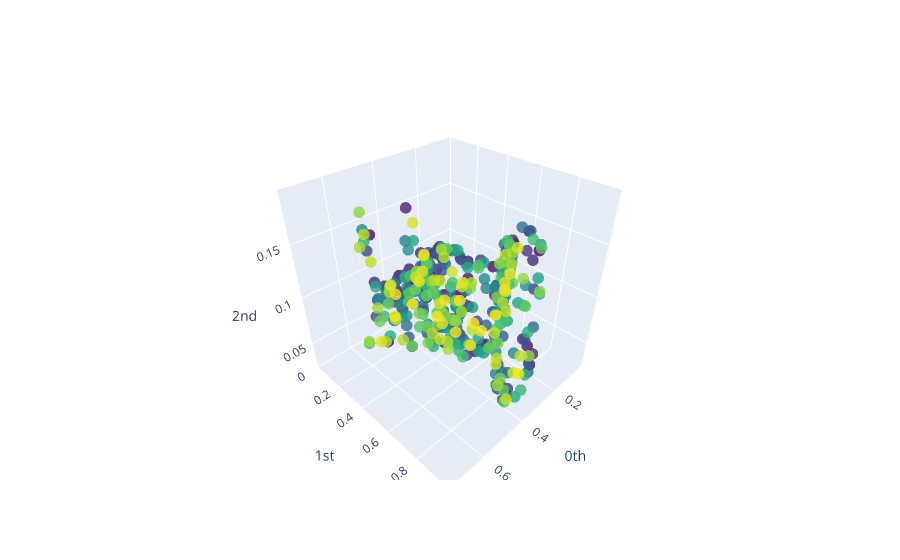

Notebook code cell kept with this figure:
### Code cell
from gtda.plotting import plot_point_cloud
plot_point_cloud(df.query('target == "human_arms_out9"')[["x", "y", "z"]].values)

### Figure 1 — Plotly figure (JSON) as saved in the notebook; plotly's stock layout.template omitted (floating-point values rounded to 4 significant figures; data arrays with more than 128 entries replaced by an {"elided": "..."} marker saying what was removed)
{"data": [{"marker": {"color": {"elided": "400 int values"}, "colorscale": [[0, "#440154"], [0.1111, "#482878"], [0.2222, "#3e4989"], [0.3333, "#31688e"], [0.4444, "#26828e"], [0.5556, "#1f9e89"], [0.6667, "#35b779"], [0.7778, "#6ece58"], [0.8889, "#b5de2b"], [1, "#fde725"]], "opacity": 0.8, "size": 4}, "mode": "markers", "type": "scatter3d", "x": {"elided": "400 float values"}, "y": {"elided": "400 float values"}, "z": {"elided": "400 float values"}}], "layout": {"scene": {"xaxis": {"exponentformat": "e", "showexponent": "all", "title": {"text": "0th"}, "type": "linear"}, "yaxis": {"exponentformat": "e", "showexponent": "all", "title": {"text": "1st"}, "type": "linear"}, "zaxis": {"exponentformat": "e", "showexponent": "all", "title": {"text": "2nd"}, "type": "linear"}}}}
